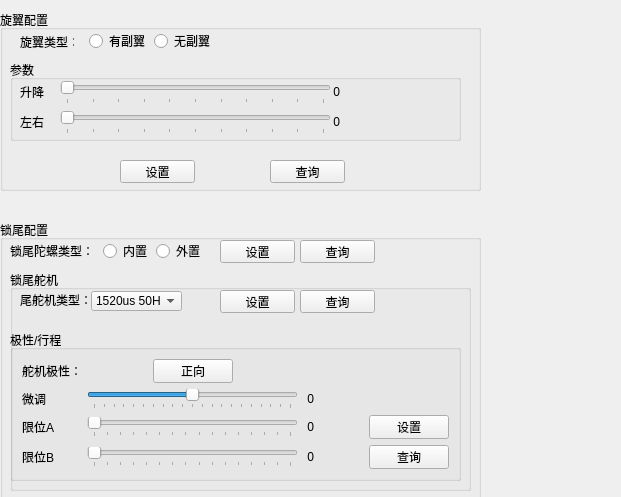
<?xml version="1.0" encoding="UTF-8"?>
<ui version="4.0">
 <class>QFblrudWidget</class>
 <widget class="QWidget" name="QFblrudWidget">
  <property name="geometry">
   <rect>
    <x>0</x>
    <y>0</y>
    <width>621</width>
    <height>497</height>
   </rect>
  </property>
  <property name="windowTitle">
   <string>Form</string>
  </property>
  <widget class="QGroupBox" name="groupBox_38">
   <property name="geometry">
    <rect>
     <x>0</x>
     <y>220</y>
     <width>481</width>
     <height>281</height>
    </rect>
   </property>
   <property name="title">
    <string>锁尾配置</string>
   </property>
   <widget class="QGroupBox" name="groupBox_40">
    <property name="geometry">
     <rect>
      <x>10</x>
      <y>50</y>
      <width>461</width>
      <height>221</height>
     </rect>
    </property>
    <property name="title">
     <string>锁尾舵机</string>
    </property>
    <widget class="QComboBox" name="comboBox_RUDSERVO">
     <property name="geometry">
      <rect>
       <x>81</x>
       <y>21</y>
       <width>91</width>
       <height>20</height>
      </rect>
     </property>
     <item>
      <property name="text">
       <string>1520us 50HZ</string>
      </property>
     </item>
     <item>
      <property name="text">
       <string>1520us 125HZ</string>
      </property>
     </item>
     <item>
      <property name="text">
       <string>1520us 333HZ</string>
      </property>
     </item>
     <item>
      <property name="text">
       <string>760us  333HZ</string>
      </property>
     </item>
     <item>
      <property name="text">
       <string>760us  560HZ</string>
      </property>
     </item>
    </widget>
    <widget class="QLabel" name="label_124">
     <property name="geometry">
      <rect>
       <x>10</x>
       <y>20</y>
       <width>71</width>
       <height>20</height>
      </rect>
     </property>
     <property name="text">
      <string>尾舵机类型：</string>
     </property>
    </widget>
    <widget class="QPushButton" name="pushButton_RUDSERVOSET">
     <property name="geometry">
      <rect>
       <x>210</x>
       <y>20</y>
       <width>75</width>
       <height>23</height>
      </rect>
     </property>
     <property name="text">
      <string>设置</string>
     </property>
    </widget>
    <widget class="QPushButton" name="pushButton_RUDSERVOASK">
     <property name="geometry">
      <rect>
       <x>290</x>
       <y>20</y>
       <width>75</width>
       <height>23</height>
      </rect>
     </property>
     <property name="text">
      <string>查询</string>
     </property>
    </widget>
    <widget class="QGroupBox" name="groupBox_98">
     <property name="geometry">
      <rect>
       <x>0</x>
       <y>60</y>
       <width>451</width>
       <height>151</height>
      </rect>
     </property>
     <property name="title">
      <string>极性/行程</string>
     </property>
     <layout class="QGridLayout" name="gridLayout_15">
      <item row="3" column="5">
       <widget class="QPushButton" name="pushButton_RUDRANGEASK">
        <property name="text">
         <string>查询</string>
        </property>
       </widget>
      </item>
      <item row="2" column="4">
       <widget class="QLabel" name="label_RUDRANGEMAX">
        <property name="text">
         <string> 0 </string>
        </property>
       </widget>
      </item>
      <item row="0" column="0" colspan="2">
       <widget class="QLabel" name="label_139">
        <property name="text">
         <string>舵机极性：</string>
        </property>
       </widget>
      </item>
      <item row="0" column="2">
       <widget class="QPushButton" name="pushButton_RUDSERVODIR">
        <property name="enabled">
         <bool>true</bool>
        </property>
        <property name="text">
         <string>正向</string>
        </property>
        <property name="icon">
         <iconset>
          <normaloff>:/images/dir1.png</normaloff>:/images/dir1.png</iconset>
        </property>
        <property name="iconSize">
         <size>
          <width>22</width>
          <height>22</height>
         </size>
        </property>
        <property name="checkable">
         <bool>true</bool>
        </property>
       </widget>
      </item>
      <item row="2" column="0">
       <widget class="QLabel" name="label_167">
        <property name="text">
         <string>限位A</string>
        </property>
       </widget>
      </item>
      <item row="3" column="0">
       <widget class="QLabel" name="label_290">
        <property name="text">
         <string>限位B</string>
        </property>
       </widget>
      </item>
      <item row="2" column="5">
       <widget class="QPushButton" name="pushButton_RUDRANGESET">
        <property name="text">
         <string>设置</string>
        </property>
       </widget>
      </item>
      <item row="3" column="4">
       <widget class="QLabel" name="label_RUDRANGEMIN">
        <property name="text">
         <string> 0</string>
        </property>
       </widget>
      </item>
      <item row="2" column="1" colspan="3">
       <widget class="QSlider" name="horizontalSlider_RUDRANGEMAX">
        <property name="enabled">
         <bool>true</bool>
        </property>
        <property name="maximum">
         <number>150</number>
        </property>
        <property name="orientation">
         <enum>Qt::Horizontal</enum>
        </property>
        <property name="tickPosition">
         <enum>QSlider::TicksBelow</enum>
        </property>
       </widget>
      </item>
      <item row="3" column="1" colspan="3">
       <widget class="QSlider" name="horizontalSlider_RUDRANGEMIN">
        <property name="enabled">
         <bool>true</bool>
        </property>
        <property name="maximum">
         <number>150</number>
        </property>
        <property name="orientation">
         <enum>Qt::Horizontal</enum>
        </property>
        <property name="tickPosition">
         <enum>QSlider::TicksBelow</enum>
        </property>
       </widget>
      </item>
      <item row="1" column="1" colspan="3">
       <widget class="QSlider" name="horizontalSlider_SOFFSET">
        <property name="minimum">
         <number>-100</number>
        </property>
        <property name="maximum">
         <number>100</number>
        </property>
        <property name="orientation">
         <enum>Qt::Horizontal</enum>
        </property>
        <property name="tickPosition">
         <enum>QSlider::TicksBelow</enum>
        </property>
       </widget>
      </item>
      <item row="1" column="0">
       <widget class="QLabel" name="label_11">
        <property name="text">
         <string>微调</string>
        </property>
       </widget>
      </item>
      <item row="1" column="4">
       <widget class="QLabel" name="label_SOFFSET">
        <property name="text">
         <string> 0</string>
        </property>
       </widget>
      </item>
     </layout>
    </widget>
   </widget>
   <widget class="QLabel" name="label_141">
    <property name="geometry">
     <rect>
      <x>10</x>
      <y>20</y>
      <width>81</width>
      <height>21</height>
     </rect>
    </property>
    <property name="text">
     <string>锁尾陀螺类型：</string>
    </property>
   </widget>
   <widget class="QPushButton" name="pushButton_GYROTYPEASK">
    <property name="geometry">
     <rect>
      <x>300</x>
      <y>20</y>
      <width>75</width>
      <height>23</height>
     </rect>
    </property>
    <property name="text">
     <string>查询</string>
    </property>
    <property name="icon">
     <iconset>
      <normaloff>:/images/ask.png</normaloff>:/images/ask.png</iconset>
    </property>
    <property name="iconSize">
     <size>
      <width>22</width>
      <height>22</height>
     </size>
    </property>
   </widget>
   <widget class="QRadioButton" name="radioButton_GYROTYPE1">
    <property name="geometry">
     <rect>
      <x>103</x>
      <y>23</y>
      <width>47</width>
      <height>16</height>
     </rect>
    </property>
    <property name="text">
     <string>内置</string>
    </property>
   </widget>
   <widget class="QPushButton" name="pushButton_GYROTYPESET">
    <property name="geometry">
     <rect>
      <x>220</x>
      <y>20</y>
      <width>75</width>
      <height>23</height>
     </rect>
    </property>
    <property name="text">
     <string>设置</string>
    </property>
    <property name="icon">
     <iconset>
      <normaloff>:/images/set1.png</normaloff>:/images/set1.png</iconset>
    </property>
    <property name="iconSize">
     <size>
      <width>22</width>
      <height>22</height>
     </size>
    </property>
   </widget>
   <widget class="QRadioButton" name="radioButton_GYROTYPE2">
    <property name="geometry">
     <rect>
      <x>156</x>
      <y>23</y>
      <width>47</width>
      <height>16</height>
     </rect>
    </property>
    <property name="text">
     <string>外置</string>
    </property>
   </widget>
  </widget>
  <widget class="QGroupBox" name="groupBox_36">
   <property name="geometry">
    <rect>
     <x>0</x>
     <y>10</y>
     <width>481</width>
     <height>181</height>
    </rect>
   </property>
   <property name="title">
    <string>旋翼配置</string>
   </property>
   <widget class="QLabel" name="label_130">
    <property name="geometry">
     <rect>
      <x>20</x>
      <y>21</y>
      <width>54</width>
      <height>21</height>
     </rect>
    </property>
    <property name="text">
     <string>旋翼类型：</string>
    </property>
   </widget>
   <widget class="QPushButton" name="pushButton_FBLASK">
    <property name="geometry">
     <rect>
      <x>270</x>
      <y>150</y>
      <width>75</width>
      <height>23</height>
     </rect>
    </property>
    <property name="text">
     <string>查询</string>
    </property>
   </widget>
   <widget class="QRadioButton" name="radioButton_FBL">
    <property name="geometry">
     <rect>
      <x>89</x>
      <y>23</y>
      <width>59</width>
      <height>16</height>
     </rect>
    </property>
    <property name="text">
     <string>有副翼</string>
    </property>
   </widget>
   <widget class="QRadioButton" name="radioButton_NOFBL">
    <property name="geometry">
     <rect>
      <x>154</x>
      <y>23</y>
      <width>59</width>
      <height>16</height>
     </rect>
    </property>
    <property name="text">
     <string>无副翼</string>
    </property>
   </widget>
   <widget class="QPushButton" name="pushButton_FBLSET">
    <property name="geometry">
     <rect>
      <x>120</x>
      <y>150</y>
      <width>75</width>
      <height>23</height>
     </rect>
    </property>
    <property name="text">
     <string>设置</string>
    </property>
   </widget>
   <widget class="QGroupBox" name="groupBox_4">
    <property name="geometry">
     <rect>
      <x>10</x>
      <y>50</y>
      <width>451</width>
      <height>81</height>
     </rect>
    </property>
    <property name="title">
     <string>参数</string>
    </property>
    <widget class="QLabel" name="label_FBL_ELE">
     <property name="geometry">
      <rect>
       <x>320</x>
       <y>20</y>
       <width>40</width>
       <height>24</height>
      </rect>
     </property>
     <property name="text">
      <string> 0 </string>
     </property>
    </widget>
    <widget class="QLabel" name="label_292">
     <property name="geometry">
      <rect>
       <x>10</x>
       <y>50</y>
       <width>40</width>
       <height>24</height>
      </rect>
     </property>
     <property name="text">
      <string>左右</string>
     </property>
    </widget>
    <widget class="QLabel" name="label_FBL_AIL">
     <property name="geometry">
      <rect>
       <x>320</x>
       <y>50</y>
       <width>40</width>
       <height>24</height>
      </rect>
     </property>
     <property name="text">
      <string> 0</string>
     </property>
    </widget>
    <widget class="QSlider" name="horizontalSlider_FBL_AIL">
     <property name="enabled">
      <bool>true</bool>
     </property>
     <property name="geometry">
      <rect>
       <x>50</x>
       <y>50</y>
       <width>271</width>
       <height>24</height>
      </rect>
     </property>
     <property name="maximum">
      <number>500</number>
     </property>
     <property name="pageStep">
      <number>50</number>
     </property>
     <property name="orientation">
      <enum>Qt::Horizontal</enum>
     </property>
     <property name="tickPosition">
      <enum>QSlider::TicksBelow</enum>
     </property>
    </widget>
    <widget class="QSlider" name="horizontalSlider_FBL_ELE">
     <property name="enabled">
      <bool>true</bool>
     </property>
     <property name="geometry">
      <rect>
       <x>50</x>
       <y>20</y>
       <width>271</width>
       <height>24</height>
      </rect>
     </property>
     <property name="maximum">
      <number>500</number>
     </property>
     <property name="pageStep">
      <number>50</number>
     </property>
     <property name="orientation">
      <enum>Qt::Horizontal</enum>
     </property>
     <property name="tickPosition">
      <enum>QSlider::TicksBelow</enum>
     </property>
    </widget>
    <widget class="QLabel" name="label_163">
     <property name="geometry">
      <rect>
       <x>10</x>
       <y>20</y>
       <width>51</width>
       <height>24</height>
      </rect>
     </property>
     <property name="text">
      <string>升降</string>
     </property>
    </widget>
   </widget>
  </widget>
 </widget>
 <resources/>
 <connections/>
</ui>
